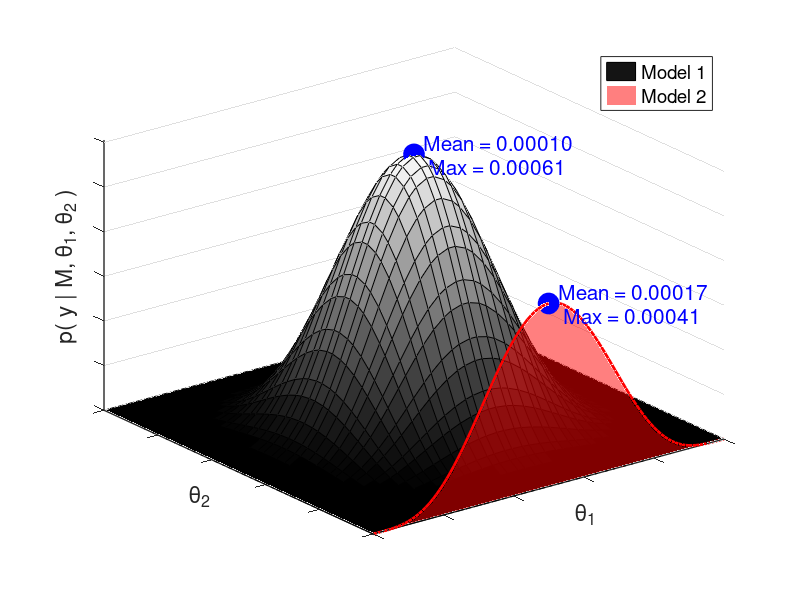

Write the MATLAB code that produced this figure.
% Script illustrating the concept of model evidence used in Bayesian Model
% Selection

% Precision of the grid
xgrid = 0:0.01:1;

% Widths
lw1 = 4;
lw2 = 2;

% Sizes
fontsize = 15;
marksize = 8;

% Colors
cols  = lines(2);
lgray = repmat(200 / 255, 1, 3);
dgray = repmat(128 / 255, 1, 3);

subgrid = round(linspace(1,numel(xgrid),40));

y1 = betapdf(xgrid, 5, 5);
y2 = betapdf(xgrid, 5, 5);
y3 = repmat(y1', 1, numel(y2)) .* repmat(y2, numel(y1), 1);

y3 = y3 ./ sum(y3(:));
y2 = y2 ./ (sum(y2(:)).*60);

figure; lgd = NaN(1,2);

lgd(1) = surf(xgrid(subgrid), xgrid(subgrid), y3(subgrid,subgrid), 'EdgeColor', 'k'); hold('on'); colormap(gray);

plot3(xgrid, zeros(1,numel(y2)), y2, 'r-', 'LineWidth', lw2);
lgd(2) = fill3(xgrid, zeros(1,numel(y2)), y2, 'k', 'EdgeColor', 'None', 'FaceColor', 'r', 'FaceAlpha', 0.5);

plot3(0.5, 0.5, max(y3(:)), 'bo', 'MarkerFaceColor', 'b', 'MarkerSize', 15);
text(0.5, 0.5, max(y3(:)), sprintf('  Mean = %1.5f\n   Max = %1.5f', mean(y3(:)), max(y3(:))), 'HorizontalAlignment', 'Left', 'FontSize', 15, 'Color', 'b');
text(0.5, 0, max(y2(:)), sprintf('  Mean = %1.5f\n   Max = %1.5f', mean(y2(:)), max(y2(:))), 'HorizontalAlignment', 'Left', 'FontSize', 15, 'Color', 'b');
plot3(0.5, 0, max(y2(:)), 'bo', 'MarkerFaceColor', 'b', 'MarkerSize', 15);

axis([0,1,0,1,0,max(y3(:))]);
set(gca, 'XTickLabel', {}, 'YTickLabel', {}, 'ZTickLabel', {}, 'Xgrid', 'Off', 'Ygrid', 'Off', 'FontSize', 15, 'LineWidth', 1);

legend(lgd, {'Model 1', 'Model 2'}, 'Location', 'NorthEast');

xlabel('\theta_{1}');
ylabel('\theta_{2}');
zlabel('p( y | M, \theta_{1}, \theta_{2} )');